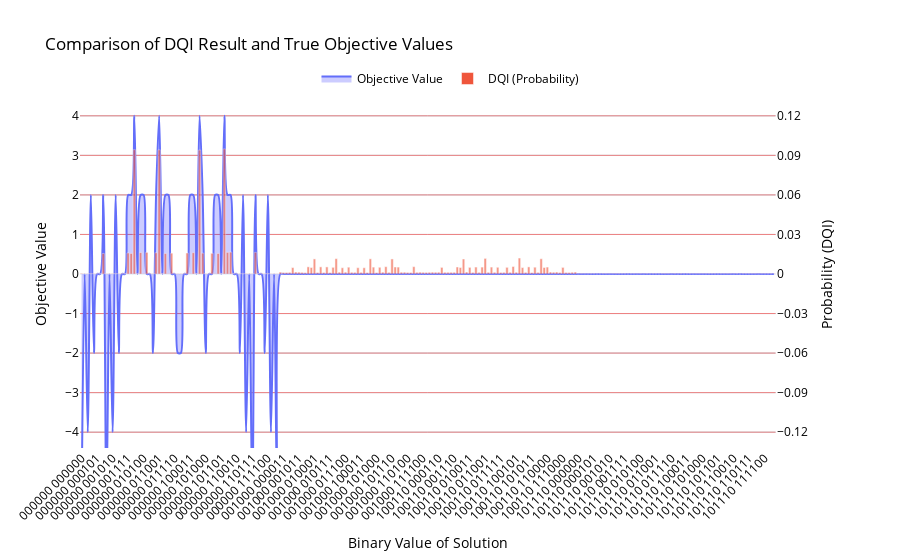

The notebook cell saved with this chart:
### Code cell
plot_results_union_plotly(
    brute_force_results,
    counts,
    plot_name="Comparison of DQI Result and True Objective Values",
    spline_smoothing=0.8
)

### Figure 1 — Plotly figure (JSON) as saved in the notebook; plotly's stock layout.template omitted (floating-point values rounded to 4 significant figures; data arrays with more than 128 entries replaced by an {"elided": "..."} marker saying what was removed)
{"data": [{"fill": "tozeroy", "fillcolor": "rgba(0,0,255,0.2)", "line": {"shape": "spline", "smoothing": 0.8}, "mode": "lines", "name": "Objective Value", "type": "scatter", "x": {"elided": "224 str values"}, "xaxis": "x", "y": {"elided": "224 int values"}, "yaxis": "y"}, {"marker": {"opacity": 0.6}, "name": "DQI (Probability)", "type": "bar", "x": {"elided": "224 str values"}, "xaxis": "x", "y": {"elided": "224 float values"}, "yaxis": "y2"}], "layout": {"font": {"color": "black"}, "legend": {"orientation": "h", "x": 0.5, "xanchor": "center", "y": 1.02, "yanchor": "bottom"}, "title": {"text": "Comparison of DQI Result and True Objective Values"}, "xaxis": {"anchor": "y", "domain": [0, 0.94], "tickangle": -45, "title": {"text": "Binary Value of Solution"}}, "yaxis": {"anchor": "x", "domain": [0, 1], "dtick": 1, "gridcolor": "lightblue", "range": [-4.4, 4.4], "showgrid": true, "tick0": 0, "title": {"text": "Objective Value"}}, "yaxis2": {"anchor": "x", "dtick": 0.03, "gridcolor": "lightcoral", "overlaying": "y", "range": [-0.132, 0.132], "showgrid": true, "side": "right", "tick0": 0, "title": {"text": "Probability (DQI)"}}}}
